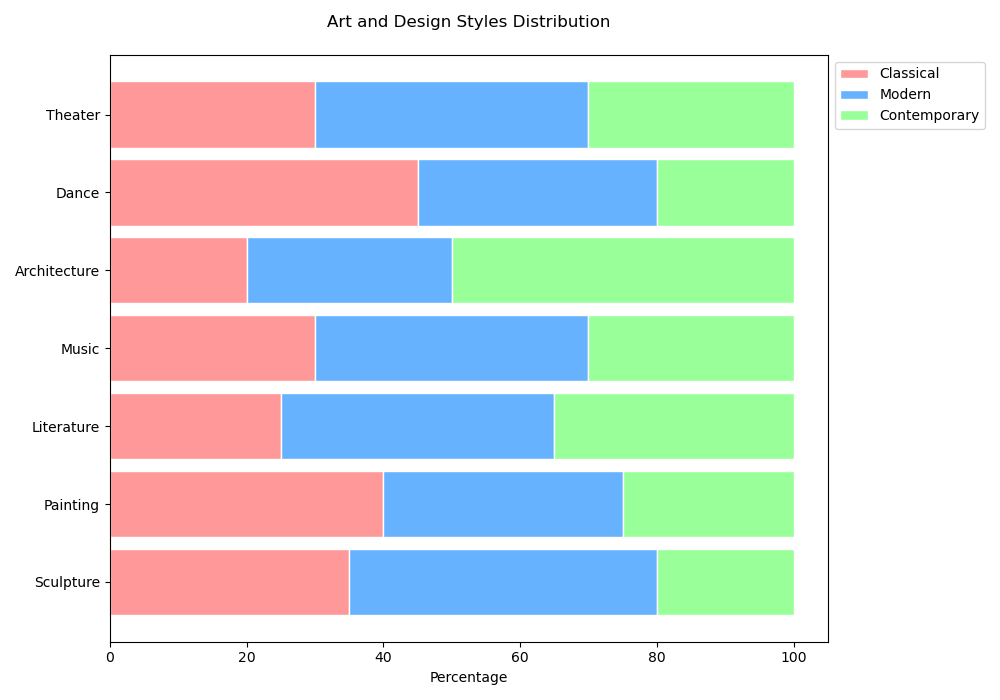

Write Python code to recreate this figure.
import matplotlib.pyplot as plt
import numpy as np

categories = ['Sculpture', 'Painting', 'Literature', 'Music', 'Architecture', 'Dance', 'Theater']
classical = [35, 40, 25, 30, 20, 45, 30]
modern = [45, 35, 40, 40, 30, 35, 40]
contemporary = [20, 25, 35, 30, 50, 20, 30]

barWidth = 0.85
r = np.arange(len(categories))

fig, ax = plt.subplots(figsize=(10, 7))

ax.barh(r, classical, color='#FF9999', edgecolor='white', height=barWidth, label='Classical')
ax.barh(r, modern, left=classical, color='#66B2FF', edgecolor='white', height=barWidth, label='Modern')
ax.barh(r, contemporary, left=np.add(classical, modern), color='#99FF99', edgecolor='white', height=barWidth, label='Contemporary')

ax.set_xlabel('Percentage')
ax.set_title('Art and Design Styles Distribution', pad=20)
ax.set_yticks(r)
ax.set_yticklabels(categories)
ax.legend(loc='upper left', bbox_to_anchor=(1,1), ncol=1)
plt.tight_layout()
plt.show()
